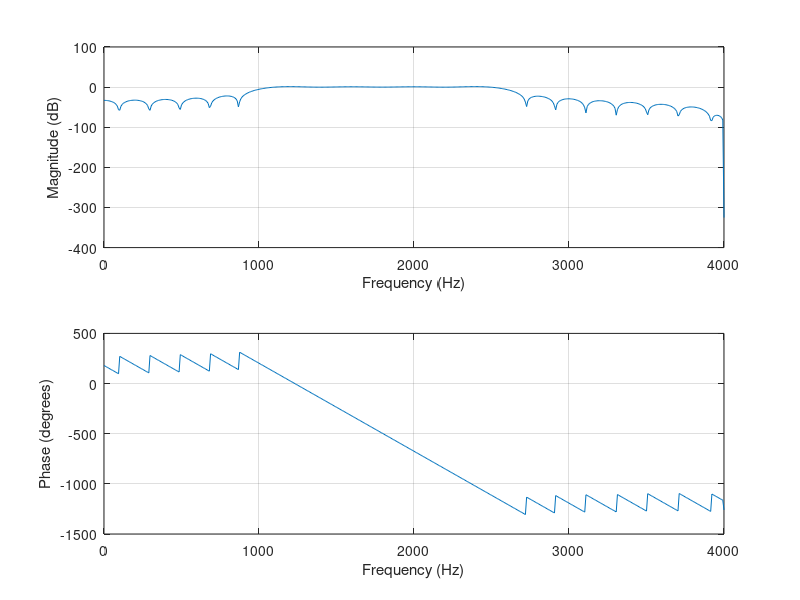

Reproduce this figure in MATLAB.
wp1 = 0.3;
wp2 = 0.6;
ws1 = 0.2;
ws2 = 0.7;
dels = 0.1;
Fs = 8000;
Wc1 = (wp1 + ws1) / 2;
Wc2 = (wp2 + ws2) / 2;
N = ceil(6.2*pi / (ws2 - ws1));
b_bandpass = fir1(N, [Wc1, Wc2], 'bandpass', kaiser(N+1));
figure(3);
freqz(b_bandpass, 1, 512, Fs);
